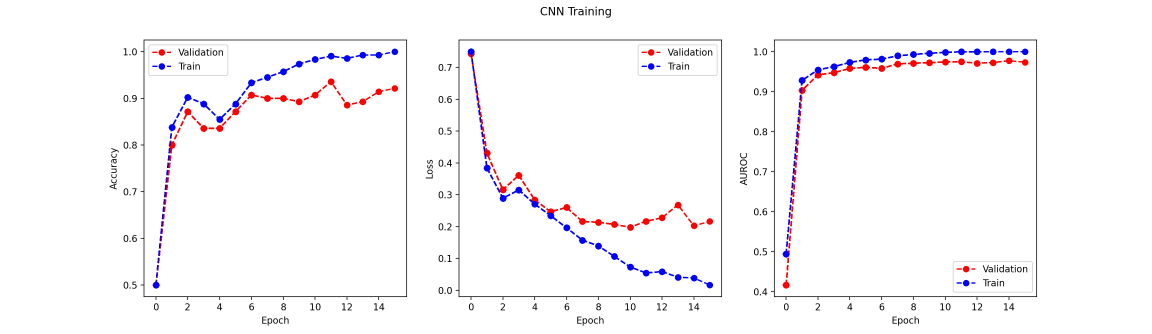
#> input picture 1f2.png, 3456 x 1000 px, given as the content of the folder data/challenge_augmented, which was not available (shown at 1/3 size)
$ jupyter execute --allow-errors submit.ipynb
#> lines starting #> are read from the running program, lines starting #| are printed output that depends on the picture; after the words box and inside, x2 and y2 are one past the last pixel; in counts of white or black regions, pixels touching at a corner belong together; pictures that were not available may be replaced by others from this repository, and a replacement may not be noted
### utils.py
"""
EECS 445 - Introduction to Machine Learning
Fall 2023  - Project 2
Utility functions
"""

import os
import numpy as np
import matplotlib.pyplot as plt


def config(attr):
    """
    Retrieves the queried attribute value from the config file. Loads the
    config file on first call.
    """
#> called with attr = 'csv_file'
    if not hasattr(config, "config"): # hasattr: return 1 if config has attribute "config", 0 otherwise
        with open("config.json") as f:
#> (reads config.json from the repository)
            config.config = eval(f.read())
    node = config.config
    for part in attr.split("."):
        node = node[part]
    return node


# [67 lines left out: functions denormalize_image, hold_training_plot, log_training, make_training_plot, update_training_plot, not called in this run]


def save_cnn_training_plot():
    """Save the training plot to a file."""
    plt.savefig("cnn_training_plot.png", dpi=200)


# [10 lines left out: function save_tl_training_plot, not called in this run]


def save_source_training_plot():
    """Save the source learning training plot to a file."""
    plt.savefig("source_training_plot.png", dpi=200)


def save_challenge_training_plot():
    """Save the challenge learning training plot to a file."""
    plt.savefig("challenge_training_plot.png", dpi=200)

### submit.ipynb
[cell 1]
# argument_data.py
"""
EECS 445 - Introduction to Machine Learning
Fall 2023 - Project 2

Script to create an augmented dataset.
"""

import argparse
import csv
import glob
import os
import sys
import numpy as np
from scipy.ndimage import rotate
from imageio.v3 import imread, imwrite

import rng_control


# [16 lines left out: function Rotate, not called in this run]


def Grayscale():
    """Return function to grayscale image."""

    # [16 lines left out: function _grayscale, not called in this run]

    return _grayscale


# [19 lines left out: function augment, not called in this run]


def main(args):
    """Create augmented dataset."""
    reader = csv.DictReader(open(args.input, "r"), delimiter=",")
    writer = csv.DictWriter(
        open(f"{args.datadir}/augmented_landmarks.csv", "w"),
        fieldnames=["filename", "semantic_label", "partition", "numeric_label", "task"],
    )
    augment_partitions = set(args.partitions)

    # TODO: change `augmentations` to specify which augmentations to apply
    # augmentations = [Grayscale(), Rotate()]
    augmentations = [Grayscale()]
    # augmentations = [Rotate()]

    writer.writeheader()
    os.makedirs(f"{args.datadir}/augmented/", exist_ok=True)
    for f in glob.glob(f"{args.datadir}/augmented/*"):
        print(f"Deleting {f}")
        os.remove(f)
    for row in reader:
        if row["partition"] not in augment_partitions:
            imwrite(
                f"{args.datadir}/augmented/{row['filename']}",
                imread(f"{args.datadir}/images/{row['filename']}"),
            )
            writer.writerow(row)
            continue
        imgs = augment(
            f"{args.datadir}/images/{row['filename']}",
            augmentations,
            n=1,
            original=False,  # TODO: change to False to exclude original image.
        )
        for i, img in enumerate(imgs):
            fname = f"{row['filename'][:-4]}_aug_{i}.png"
            imwrite(f"{args.datadir}/augmented/{fname}", img)
            writer.writerow(
                {
                    "filename": fname,
                    "semantic_label": row["semantic_label"],
                    "partition": row["partition"],
                    "numeric_label": row["numeric_label"],
                    "task": row["task"],
                }
            )


#> (the rest of this cell did not finish here and is left out)

[cell 2]
# challenge_augment_data.py
"""
EECS 445 - Introduction to Machine Learning
Fall 2023 - Project 2

Script to create an augmented dataset.
"""

import argparse
import csv
import glob
import os
import sys
import numpy as np
from scipy.ndimage import rotate
import torchvision.transforms as tortransformers
from imageio.v3 import imread, imwrite

import cv2

import rng_control


# [61 lines left out: functions Rotate, Grayscale, augment, not called in this run]

#> (the rest of this cell did not finish here and is left out)

[cell 3]
# challenge_target.py
"""
EECS 445 - Introduction to Machine Learning
Fall 2023 - Project 2

Script to create an augmented dataset.
"""

import argparse
import csv
import glob
import os
import sys
import numpy as np
from scipy.ndimage import rotate
import torchvision.transforms as tortransformers
from imageio.v3 import imread, imwrite

import cv2

import rng_control


# [61 lines left out: functions Rotate, Grayscale, augment, not called in this run]

#> (the rest of this cell did not finish here and is left out)

#> (a cell that did not finish here is left out)

[cell 5]
# dataset_challenge.py
"""
EECS 445 - Introduction to Machine Learning
Fall 2023 - Project 2

Landmarks Dataset
    Class wrapper for interfacing with the dataset of landmark images
    Usage: python dataset.py
"""

import os
import random
import numpy as np
import pandas as pd
import torch
from matplotlib import pyplot as plt
from imageio.v3 import imread
from PIL import Image
from torch.utils.data import Dataset, DataLoader
from utils import config

import rng_control


# [33 lines left out: functions get_train_val_test_loaders, get_challenge, not called in this run]


def get_train_val_test_datasets(task="default", **kwargs):
    """Return LandmarksDatasets and image standardizer.

    Image standardizer should be fit to train data and applied to all splits.
    """
    tr = LandmarksDataset("train", task, **kwargs)
    va = LandmarksDataset("val", task, **kwargs)
    te = LandmarksDataset("test", task, **kwargs)

    # Resize
    # You may want to experiment with resizing images to be smaller
    # for the challenge portion. How might this affect your training?
    # tr.X = resize(tr.X)
    # va.X = resize(va.X)
    # te.X = resize(te.X)

    # Standardize
    standardizer = ImageStandardizer()
    standardizer.fit(tr.X)
    tr.X = standardizer.transform(tr.X)
    va.X = standardizer.transform(va.X)
    te.X = standardizer.transform(te.X)

    # Transpose the dimensions from (N,H,W,C) to (N,C,H,W)
    tr.X = tr.X.transpose(0, 3, 1, 2)
    va.X = va.X.transpose(0, 3, 1, 2)
    te.X = te.X.transpose(0, 3, 1, 2)

    return tr, va, te, standardizer


# [18 lines left out: function resize, not called in this run]


class ImageStandardizer(object):
    """Standardize a batch of images to mean 0 and variance 1.

    The standardization should be applied separately to each channel.
    The mean and standard deviation parameters are computed in `fit(X)` and
    applied using `transform(X)`.

    X has shape (N, image_height, image_width, color_channel), where N is
    the number of images in the set.
    """

    # [18 lines left out: functions __init__, fit, transform, not called in this run]


class LandmarksDataset(Dataset):
    """Dataset class for landmark images."""

    def __init__(self, partition, task="target", augment=False):
        """Read in the necessary data from disk.

        For parts 2, 3 and data augmentation, `task` should be "target".
        For source task of part 4, `task` should be "source".

        For data augmentation, `augment` should be True.
        """
        super().__init__()

        if partition not in ["train", "val", "test", "challenge"]:
            raise ValueError("Partition {} does not exist".format(partition))

        np.random.seed(42)
        torch.manual_seed(42)
        random.seed(42)
        self.partition = partition
        self.task = task
        self.augment = augment
        # Load in all the data we need from disk
        if task == "target" or task == "source":
            self.metadata = pd.read_csv(config("csv_file"))
        if self.augment:
            print("Augmented")
            self.metadata = pd.read_csv(config("augmented_csv_file"))
        self.X, self.y = self._load_data()

        self.semantic_labels = dict(
            zip(
                self.metadata[self.metadata.task == self.task]["numeric_label"],
                self.metadata[self.metadata.task == self.task]["semantic_label"],
            )
        )

    def __len__(self):
        """Return size of dataset."""
        return len(self.X)

    # [31 lines left out: functions __getitem__, _load_data, get_semantic_label, not called in this run]


#> (the rest of this cell did not finish here and is left out)

[cell 6]
# dataset.py
"""
EECS 445 - Introduction to Machine Learning
Fall 2023 - Project 2

Landmarks Dataset
    Class wrapper for interfacing with the dataset of landmark images
    Usage: python dataset.py
"""

import os
import random
import numpy as np
import pandas as pd
import torch
from matplotlib import pyplot as plt
from imageio.v3 import imread
from PIL import Image
from torch.utils.data import Dataset, DataLoader
from utils import config

import rng_control


# [33 lines left out: functions get_train_val_test_loaders, get_challenge, not called in this run]


def get_train_val_test_datasets(task="default", **kwargs):
    """Return LandmarksDatasets and image standardizer.

    Image standardizer should be fit to train data and applied to all splits.
    """
    tr = LandmarksDataset("train", task, **kwargs)
    va = LandmarksDataset("val", task, **kwargs)
    te = LandmarksDataset("test", task, **kwargs)

    # Resize
    # You may want to experiment with resizing images to be smaller
    # for the challenge portion. How might this affect your training?
    # tr.X = resize(tr.X)
    # va.X = resize(va.X)
    # te.X = resize(te.X)

    # Standardize
    standardizer = ImageStandardizer()
    standardizer.fit(tr.X)
    tr.X = standardizer.transform(tr.X)
    va.X = standardizer.transform(va.X)
    te.X = standardizer.transform(te.X)

    # Transpose the dimensions from (N,H,W,C) to (N,C,H,W)
    tr.X = tr.X.transpose(0, 3, 1, 2)
    va.X = va.X.transpose(0, 3, 1, 2)
    te.X = te.X.transpose(0, 3, 1, 2)

    return tr, va, te, standardizer


# [18 lines left out: function resize, not called in this run]


class ImageStandardizer(object):
    """Standardize a batch of images to mean 0 and variance 1.

    The standardization should be applied separately to each channel.
    The mean and standard deviation parameters are computed in `fit(X)` and
    applied using `transform(X)`.

    X has shape (N, image_height, image_width, color_channel), where N is
    the number of images in the set.
    """

    # [18 lines left out: functions __init__, fit, transform, not called in this run]


class LandmarksDataset(Dataset):
    """Dataset class for landmark images."""

    def __init__(self, partition, task="target", augment=False):
        """Read in the necessary data from disk.

        For parts 2, 3 and data augmentation, `task` should be "target".
        For source task of part 4, `task` should be "source".

        For data augmentation, `augment` should be True.
        """
#> called with partition = 'train', task = 'target', augment = False
        super().__init__()

        if partition not in ["train", "val", "test", "challenge"]:
            raise ValueError("Partition {} does not exist".format(partition))

        np.random.seed(42)
        torch.manual_seed(42)
#> (this line was passed over: torch is not available in this run)
        random.seed(42)
        self.partition = partition
        self.task = task
        self.augment = augment
        # Load in all the data we need from disk
        if task == "target" or task == "source":
            self.metadata = pd.read_csv(config("csv_file"))
        if self.augment:
            print("Augmented")
            self.metadata = pd.read_csv(config("augmented_csv_file"))
        self.X, self.y = self._load_data()

        self.semantic_labels = dict(
            zip(
                self.metadata[self.metadata.task == self.task]["numeric_label"],
                self.metadata[self.metadata.task == self.task]["semantic_label"],
            )
        )

    def __len__(self):
        """Return size of dataset."""
        return len(self.X)

    # [31 lines left out: functions __getitem__, _load_data, get_semantic_label, not called in this run]


#> (the rest of this cell did not finish here and is left out)

[cell 7]
# feature_selection.py
import cv2
import glob

dataset_dir = "data/challenge_augmented"

image_file_paths = []

for file_path in glob.glob(dataset_dir + "/*.png"):
    image_file_paths.append(file_path)

for image_file_path in image_file_paths:

    image = cv2.imread(image_file_path)
#> image is the input picture: shape (1000, 3456, 3); mean B, G, R 250.2, 248.3, 250.1
    gray_image = cv2.cvtColor(image, cv2.COLOR_BGR2GRAY)
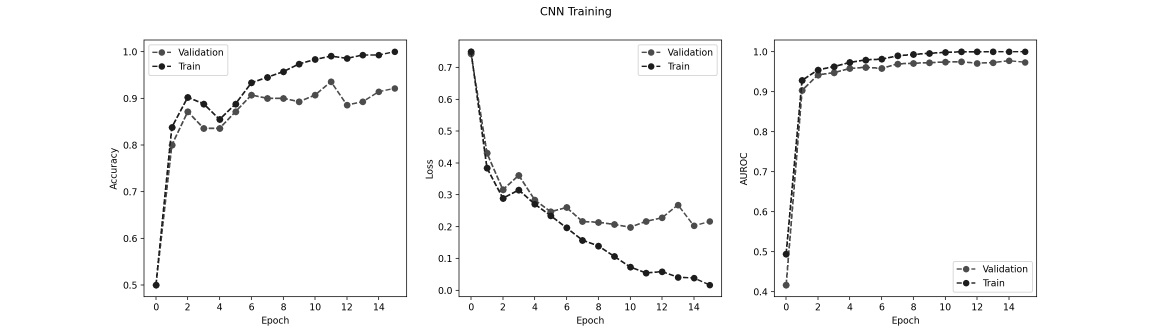
#> gray_image: shape (1000, 3456) (shown at 1/3 size); min 0, max 255, mean 249
    ret, thresh = cv2.threshold(gray_image, 150, 255, cv2.THRESH_BINARY)
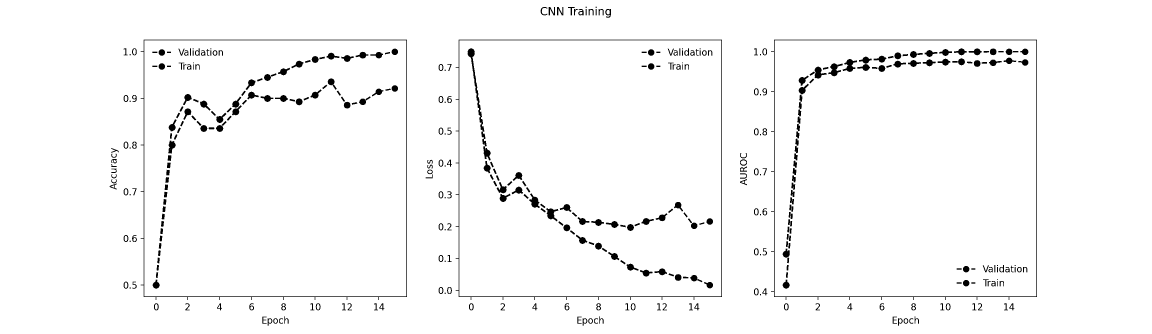
#> thresh: shape (1000, 3456) (shown at 1/3 size); 97.4% white; 419 black regions (32 under 20 px)
    contours, _ = cv2.findContours(thresh, cv2.RETR_TREE, cv2.CHAIN_APPROX_SIMPLE)
#> contours = 513 contours, 36 with area under 20; largest, box (x1, y1, x2, y2) and area: (0, 0, 3456, 1000) 3451545, (1366, 118, 2167, 901) 611857, (421, 118, 1222, 901) 611805, (2312, 118, 3112, 901) 611058, (1378, 121, 2164, 889) 602095
    cv2.drawContours(image, contours, -1, (128, 128, 128), 1)
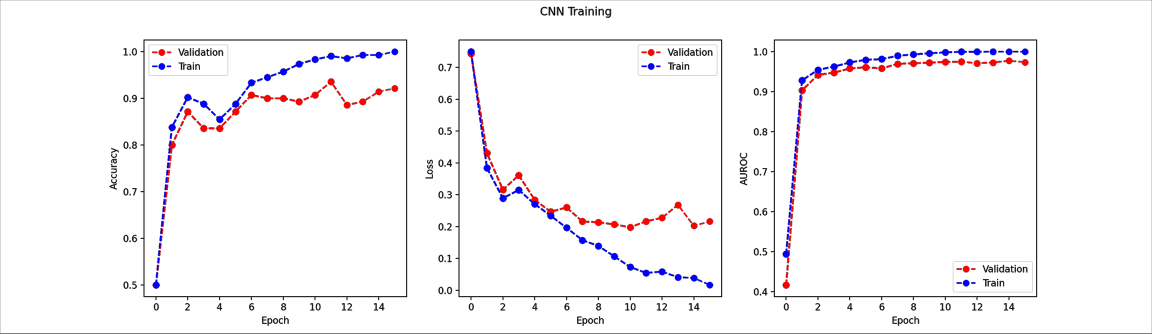
#> image: shape (1000, 3456, 3) (shown at 1/3 size); 1.61% of pixels changed, all inside (x1, y1, x2, y2) = (0, 0, 3456, 1000)
    cv2.imwrite(image_file_path, image)

[cell 8]
# predict_challenge.py
"""
EECS 445 - Introduction to Machine Learning
Fall 2023 - Project 2

Predict Challenge
    Runs the challenge model inference on the test dataset and saves the
    predictions to disk
    Usage: python predict_challenge.py --uniqname=<uniqname>
"""

import argparse
import torch
import numpy as np
import pandas as pd
import utils
from dataset import get_challenge
from model.challenge import Challenge
from train_common import *
from utils import config

import utils
from sklearn import metrics
from torch.nn.functional import softmax


# [34 lines left out: functions predict_challenge, main, not called in this run]


#> (the rest of this cell did not finish here and is left out)

[cell 9]
# rng_control.py
import torch
import numpy as np
import random

SEED = 42

np.random.seed(SEED)

torch.manual_seed(SEED)
#> (this line was passed over: torch is not available in this run)
random.seed(SEED)
torch.use_deterministic_algorithms(True)
#> (this line was passed over: torch is not available in this run)
